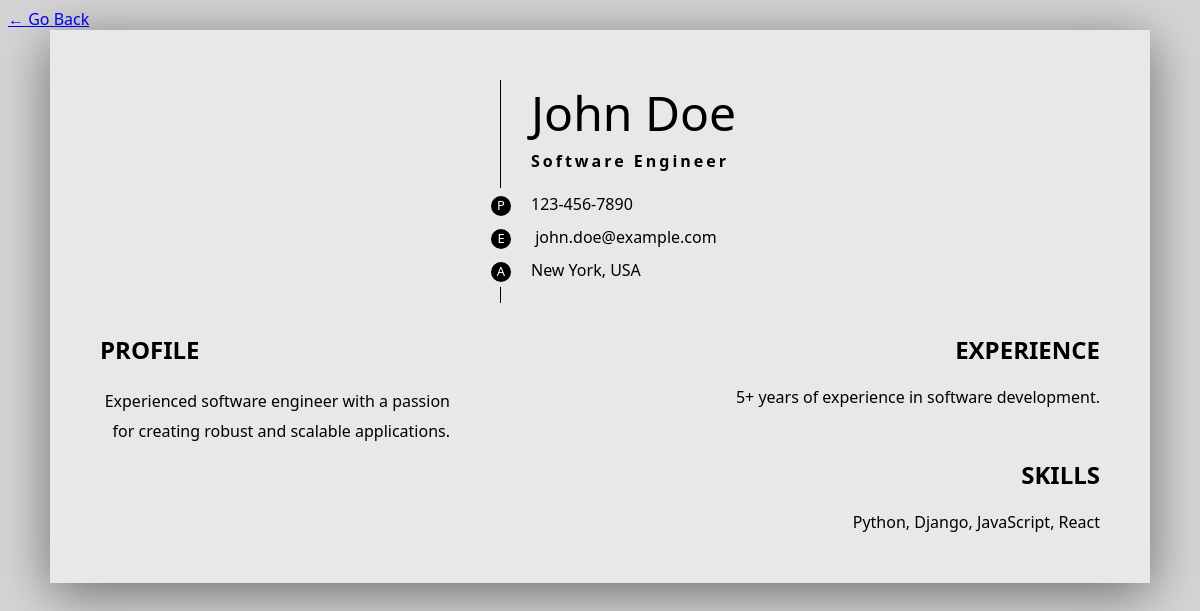
/13, run on the app's committed database.
### todo/models.py (models this page shows)
class CV(models.Model):
    profile_image = models.ImageField(upload_to='profileimg', blank=True)
    name =models.CharField(max_length=100,blank=False, null=False)
    position= models.CharField(max_length=100,blank=False, null=False)
    phone = models.CharField(max_length =20, blank=False, null=False)
    email = models.EmailField(max_length = 255)
    linkedin_link = models.URLField(blank=True, null=True)
    locality =models.CharField(max_length =255, blank=True, null=True)
    education = models.TextField(max_length=255, blank=True, null=True)
    language = models.CharField(max_length=100, blank=True, null=True)
    profile = models.TextField(blank=True, null=True)
    experience = models.TextField(blank=True, null=True)
    profession_skills = models.TextField(blank=True, null=True)
    interests = models.TextField(blank=True, null=True)

### todo/views.py (the view)
# urls.py: path('<int:pk>', views.CandidateView.as_view(), name='candidate'),
class CandidateView(View):
    def get(self, request, pk):
        candidate = CV.objects.get(pk=pk)
        return render(request, 'cv2.html', {'candidate': candidate})

### todo/templates/cv2.html (shortened to what this page needs)
{% load static %}
<!DOCTYPE html>
<html lang="en">
<head>
    <link rel="stylesheet" href="{% static '\style2.css' %}">
    <link rel="stylesheet" href="https://cdnjs.cloudflare.com/ajax/libs/font-awesome/6.2.1/css/all.min.css">
</head>
<body>
    <div >
        <a href="{% url 'home' %}">&#8592; Go Back</a>
    </div>
    <div class="container">
        <div class="avatar">
        </div>
        <div class="name">
            <h1>{{candidate.name}}</h1>
            <div class="specialize">{{candidate.position}}</div>
            <ul class="contact">
                <li>
                    <span>P</span>{{candidate.phone}}
                </li>
                <li>
                    <span>E</span> {{candidate.email}}
                </li>
                <li>
                    <span>A</span>{{candidate.locality}}
                </li>
            </ul>
        </div>
        <div class="info">
            <h2>PROFILE</h2>
            <ul>
                {{candidate.profile}}
            </ul>
        </div>
        <div class="experience">
            <h2>EXPERIENCE</h2>
            <div class="item">
                {{candidate.experience}}
            </div>
            <h2 class="skills">
                SKILLS
            </h2>
            <ul>
                {{candidate.profession_skills}}
            </ul>
        </div>
        </div>
</body>
</html>

### todo/static/style2.css (style rules this page uses)
body { background-color: #D5D5D5; font-family: system-ui; }
.container { background-color: #E9E7EA; width: 1000px; max-width: 100%; margin: auto; padding: 50px; box-shadow: 0 10px 50px #6e6d6d; display: grid; grid-template-columns: 35% 60%; column-gap: 5%; row-gap: 30px; }
.avatar { display: flex; justify-content: end; align-items: center; }
.name { padding-left: 30px; border-left: 1px solid #000; }
.name h1 { font-weight: 300; font-size: xxx-large; margin: 0px 0 5px; }
.name .specialize { margin: 0; font-weight: bold; letter-spacing: 3px; }
.name .contact { padding: 0; list-style: none; }
.name .contact span { display: inline-block; background-color: #000; width: 20px; height: 20px; color: #fff; text-align: center; border-radius: 50%; font-size: small; margin-right: 20px; }
.name .contact li { padding: 5px 0; transform: translate(-40px); background-color: #E9E7EA; }
.info ul { padding: 0; margin: 0; list-style: none; text-align: right; line-height: 30px; }
h2 { padding: 0; margin: 0 0 20px 0; }
.experience { text-align: right; }
.skills { margin-top: 50px; }
.experience ul { padding: 0; margin: 0; list-style: none; }

### data on the page
CV: name "John Doe", position "Software Engineer", phone "123-456-7890", email "john.doe@example.com", locality "New York, USA", profile "Experienced software engineer with a passion for creating robust and scalable applications.", experience "5+ years of experience in software development.", profession_skills "Python, Django, JavaScript, React"
